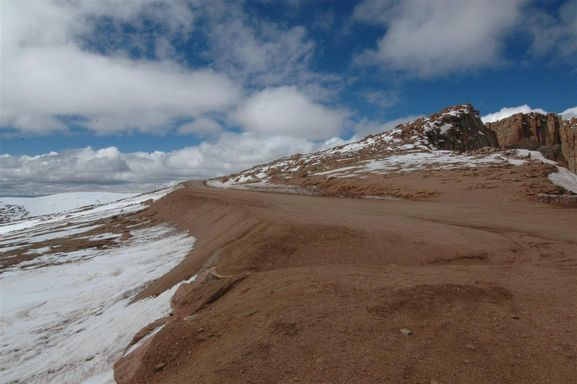
#> input picture bin/data/hill01.jpg, 577 x 384 px
$ python image_stitching.py
#> lines starting #> are read from the running program, lines starting #| are printed output that depends on the picture
import cv2
import numpy as np

def main():
    image1 = cv2.imread("../bin/data/hill01.jpg")
#> image1 is the input picture: shape (384, 577, 3); mean B, G, R 112.4, 110.4, 113
    image2 = cv2.imread("../bin/data/hill02.jpg")
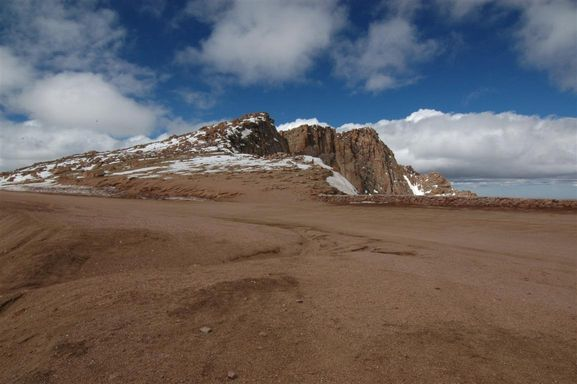
#> input picture bin/data/hill02.jpg, 577 x 384 px
#> image2 is the input picture: shape (384, 577, 3); mean B, G, R 98.3, 98.4, 105.1

    fdetector = cv2.ORB_create()
    fmatcher = cv2.BFMatcher(cv2.NORM_HAMMING, crossCheck=False)
    keypoint1, descriptor1 = fdetector.detectAndCompute(image1, None)
#> keypoint1 = 500 keypoints; strongest (x, y, size): (484, 121, 44.6), (482, 118, 44.6), (484, 122, 31), (483, 118, 64.3)
    keypoint2, descriptor2 = fdetector.detectAndCompute(image2, None)
#> keypoint2 = 500 keypoints; strongest (x, y, size): (277, 128, 31), (278, 130, 31), (237, 128, 31), (233, 128, 31)
    match = fmatcher.match(descriptor1, descriptor2)
#> match = 500 matches

    points1 = []
    points2 = []
    for m in match:
        points1.append(keypoint1[m.queryIdx].pt)
        points2.append(keypoint2[m.trainIdx].pt)
#> after the loop, points1 = 500 pairs, first value 46.08 to 545, second value 105.1 to 314; points2 = 500 pairs, first value 42 to 428.4, second value 116 to 191.1

    H, inlier_mask = cv2.findHomography(
        np.asarray(points2, dtype=np.float32), np.asarray(points1, dtype=np.float32), cv2.RANSAC)
#> H = [[0.379, -0.084, 237], [-0.197, 0.732, 42.18], [-0.00104, -0.000214, 1]]; inlier_mask = 500 values, max 1 at index 1, min 0 at index 0, mean 0.46
    merged = cv2.warpPerspective(image2, H, (image1.shape[1]*2, image1.shape[0]))
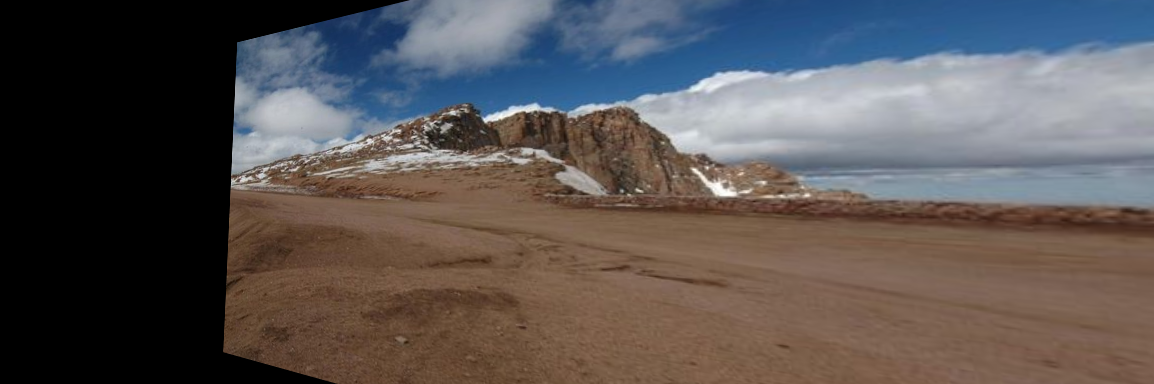
#> merged: shape (384, 1154, 3); mean B, G, R 84.4, 84.4, 89.5
    merged[:, :image1.shape[1]] = image1
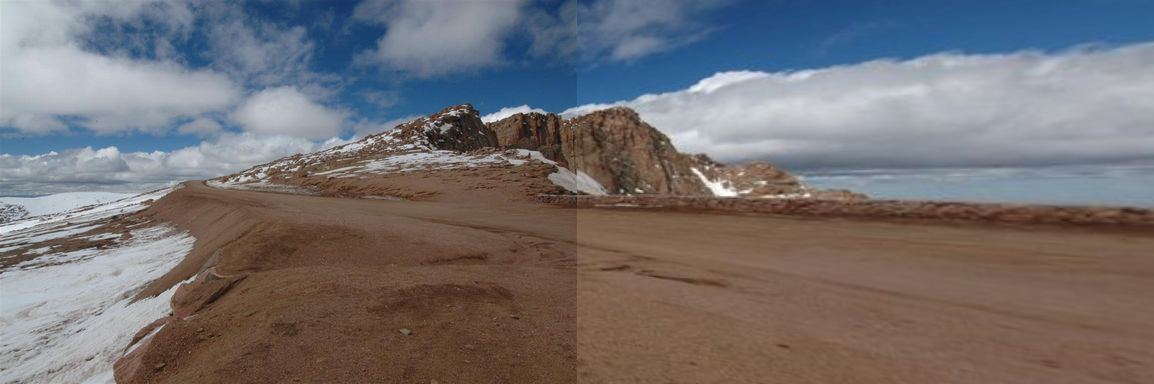
#> merged: shape (384, 1154, 3); mean B, G, R 114.3, 112.4, 116.2

#> (the run stopped early here; a loop or call above may not have finished)
